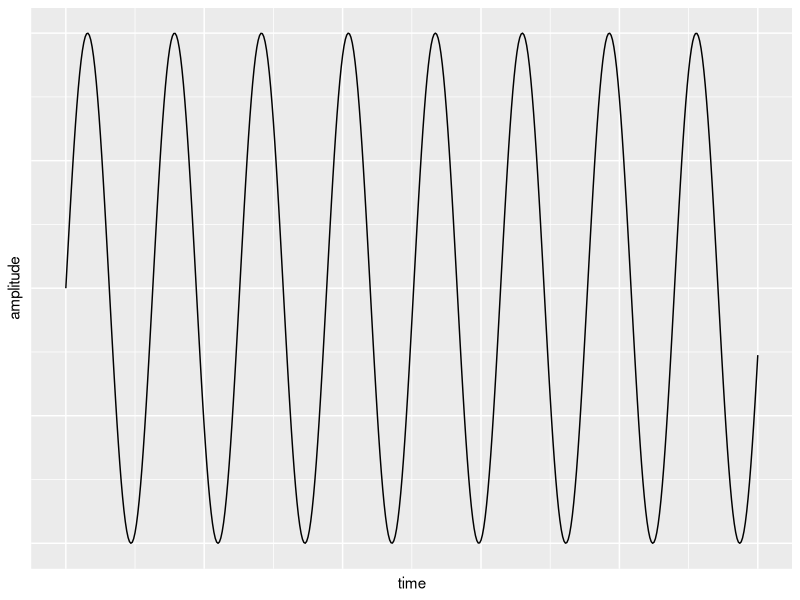
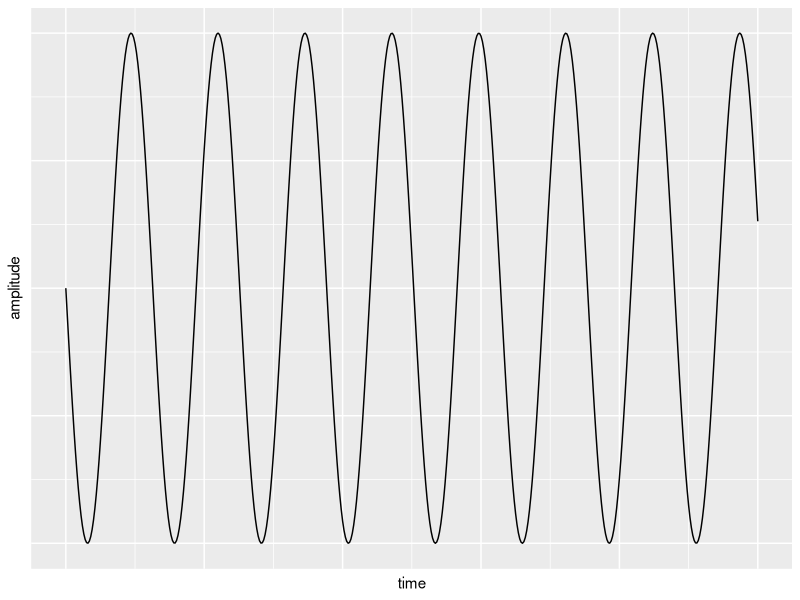

Write R code to recreate these figures, in order.
## ---- chunk 1
knitr::opts_chunk$set(echo = FALSE)
## ---- chunk 2
library(ggplot2)
x <- seq(0,50,.1)
d = data.frame(x=x,y=sin(x))
ggplot(data = d) + geom_line(mapping = aes(x = x, y = y)) + xlab("time") + ylab("amplitude") + theme(axis.ticks = element_blank(), axis.text = element_blank())
## ---- chunk 3
library(ggplot2)
x <- seq(0,50,.1)
d = data.frame(x=x,y=-sin(x))
ggplot(data = d) + geom_line(mapping = aes(x = x, y = y)) + xlab("time") + ylab("amplitude") + theme(axis.ticks = element_blank(), axis.text = element_blank())
